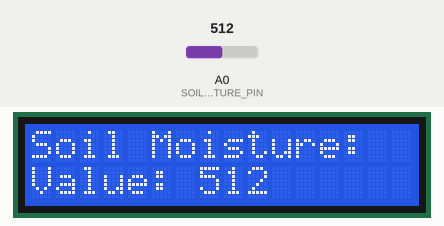
Simulated run of this sketch. Board: ESP8266 (NodeMCU). Parts: 16×2 character LCD. The test bench sets the inputs (shaded band); at power-on: A0 (SOIL_MOISTURE_PIN) = 512. WiFi joins after 1.5 s; servers stay silent unless stated; no MQTT or app messages arrive unless stated; what the sketch prints to the serial monitor is not drawn.

Above: at 2.7 s.
2.8 s: A0 (SOIL_MOISTURE_PIN) set to 716
At 4.1 s:
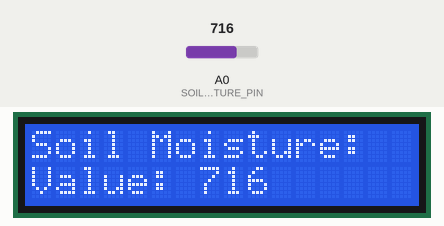
5.5 s: A0 (SOIL_MOISTURE_PIN) set to 900
At 6.9 s:
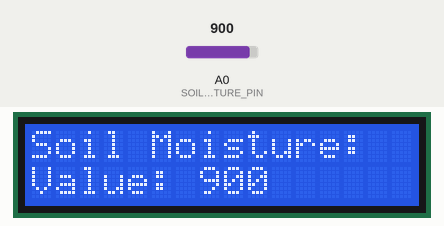
8.2 s: A0 (SOIL_MOISTURE_PIN) set to 1023
At 10.1 s:
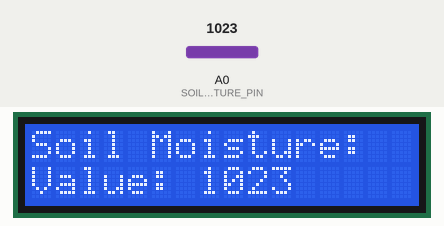
Timing chart, 0 to 11.6 s (numbered marks = the images above; inputs shaded):
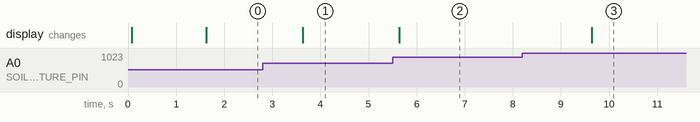

The sketch:

adafruitio_00_publish_Yash.ino
```cpp
// Include necessary libraries
#include <ESP8266WiFi.h>
#include "Adafruit_MQTT.h"
#include "Adafruit_MQTT_Client.h"
#include <LiquidCrystal.h> // Include the LiquidCrystal library instead of LiquidCrystal_I2C
#include "config.h" // Include your WiFi and MQTT credentials

// Define pins
#define SOIL_MOISTURE_PIN A0
#define RS_PIN D3
#define EN_PIN D4
#define D4_PIN D5
#define D5_PIN D6
#define D6_PIN D7
#define D7_PIN D8

// Set up MQTT client
WiFiClient espClient;
Adafruit_MQTT_Client mqtt(&espClient, AIO_SERVER, AIO_SERVERPORT, AIO_USERNAME, AIO_KEY);
Adafruit_MQTT_Publish soilMoisture = Adafruit_MQTT_Publish(&mqtt, AIO_USERNAME "/feeds/soil-moisture");

// Set up LCD
LiquidCrystal lcd(RS_PIN, EN_PIN, D4_PIN, D5_PIN, D6_PIN, D7_PIN);

void setup() {
  Serial.begin(115200);
  delay(10);

  // Initialize LCD
  lcd.begin(16, 2);
  lcd.clear(); // Clear the LCD screen
  lcd.print("Soil Moisture:"); // Print initial message on LCD

  // Connect to WiFi
  Serial.println();
  Serial.println();
  Serial.print("Connecting to ");
  Serial.println(WLAN_SSID);

  WiFi.begin(WLAN_SSID, WLAN_PASS);
  while (WiFi.status() != WL_CONNECTED) {
    delay(500);
    Serial.print(".");
  }
  Serial.println("");
  Serial.println("WiFi connected");
  Serial.println("IP address: ");
  Serial.println(WiFi.localIP());
}

void loop() {
  // Ensure MQTT connection
  MQTT_connect();

  // Read soil moisture sensor value
  int soilMoistureValue = analogRead(SOIL_MOISTURE_PIN);

  // Publish soil moisture value to MQTT
  if (!soilMoisture.publish(soilMoistureValue)) {
    Serial.println(F("Failed to publish soil moisture data"));
  } else {
    Serial.println(F("Soil moisture data published"));
  }

  // Display soil moisture value on LCD
  lcd.setCursor(0, 1); // Set cursor to first column of second row
  lcd.print("Value: ");
  lcd.print(soilMoistureValue);

  Serial.println(1024 - soilMoistureValue);

  delay(2000); // Wait for 2 seconds before publishing again
}

// Function to connect or reconnect to MQTT broker
void MQTT_connect() {
  int8_t ret;

  // Stop if already connected
  if (mqtt.connected()) {
    return;
  }

  Serial.print("Connecting to MQTT... ");

  while ((ret = mqtt.connect()) != 0) { // Connect to MQTT broker
    Serial.println(mqtt.connectErrorString(ret));
    Serial.println("Retrying MQTT connection in 5 seconds...");
    mqtt.disconnect();
    delay(2000); // Wait 5 seconds before retrying
  }

  Serial.println("MQTT connected!");
}
```

config.h
```cpp
// WiFi credentials
#define WLAN_SSID "moto g(60)_4307"
#define WLAN_PASS "yash1234"

// Adafruit IO credentials
#define AIO_SERVER "io.adafruit.com"
#define AIO_SERVERPORT 1883
#define AIO_USERNAME "yash126"
#define AIO_KEY "aio_RksT32XTNdjgkQJ12cqnlvRj5dxv"
```

Measured:
- after the input at 2.8 s, the display: changes after 0.83 s (image 1)
- after the input at 5.5 s, the display: changes after 0.13 s (image 2)
- after the input at 8.2 s, the display: changes after 1.4 s (image 3)
